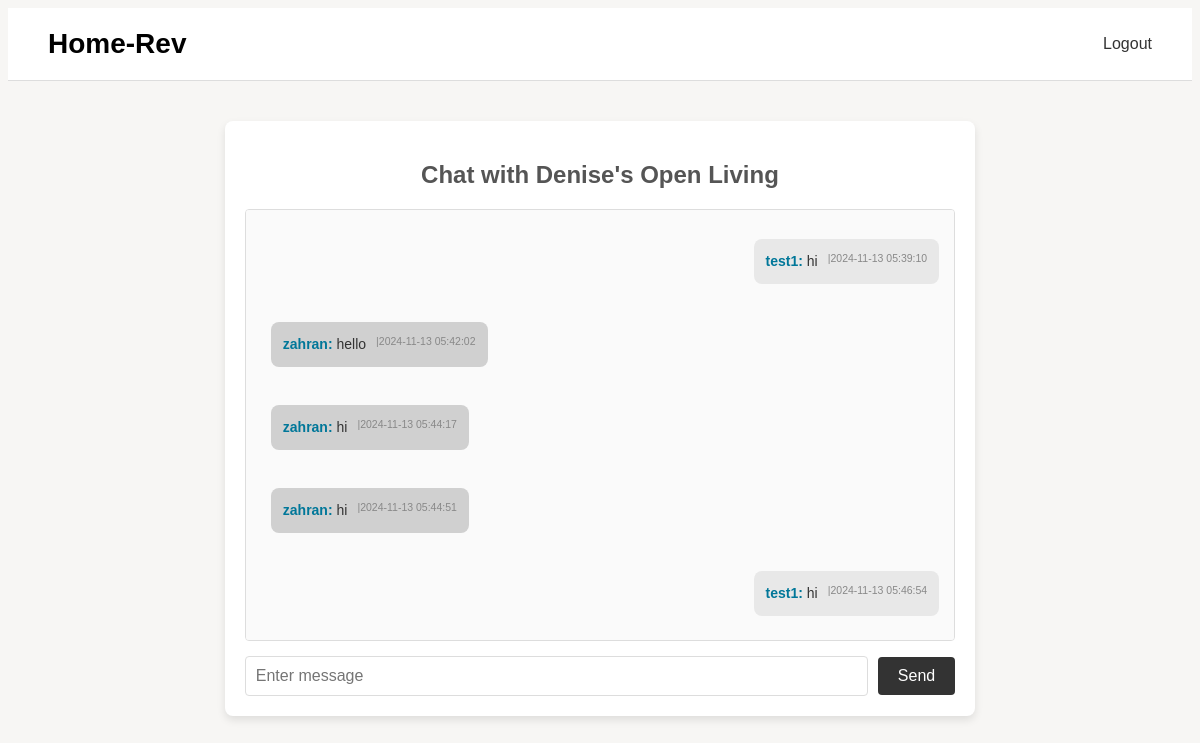
Page /uploader_chat/2/2 (signed in) on the committed database.
### db_setup.py (models this page shows, shortened)
class Project(db.Model):
    id = db.Column(db.Integer, primary_key=True)
    name = db.Column(db.String(100), nullable=False)
    description = db.Column(db.Text, nullable=True)
    price = db.Column(db.Float, nullable=False)
    image_path = db.Column(db.String(255), nullable=True)
    user_id = db.Column(db.Integer, db.ForeignKey('user.id'))  # Foreign key to User
    user = db.relationship('User', backref=db.backref('projects', lazy=True))
    reviews = db.relationship('Review', backref='project', lazy=True)
    room_type = db.Column(db.String(50), nullable=False)  # Type of room: Bedroom, Kitchen, etc.

class Message(db.Model):
    id = db.Column(db.Integer, primary_key=True)
    content = db.Column(db.Text, nullable=False)
    chat_room_id = db.Column(db.Integer, db.ForeignKey('chat_room.id'), nullable=False)
    sender_id = db.Column(db.Integer, db.ForeignKey('user.id'), nullable=False)
    created_at = db.Column(db.DateTime, default=datetime.utcnow)
    is_system_message = db.Column(db.Boolean, default=False)
    read = db.Column(db.Boolean, default=False)
    sender = db.relationship('User', foreign_keys=[sender_id])

class User(db.Model):
    id = db.Column(db.Integer, primary_key=True)
    username = db.Column(db.String(150), unique=True, nullable=False)
    email = db.Column(db.String(150), unique=True, nullable=False)
    password = db.Column(db.String(150), nullable=False)
    bio = db.Column(db.Text, nullable=True)
    rating = db.Column(db.Float, nullable=True)
    is_admin = db.Column(db.Boolean, default=False)  # New column for admin role

### app.py (the view)
@app.route('/uploader_chat/<int:project_id>/<int:chat_room_id>', methods=['GET'])
def uploader_chat(project_id, chat_room_id):
    if 'user_id' not in session:
        flash('Please log in to access the chat', 'danger')
        return redirect(url_for('login'))
    user_id = session['user_id']
    project = Project.query.get(project_id)
    if not project:
        flash('Project not found', 'danger')
        return redirect(url_for('home'))
    if user_id != project.user_id:
        flash('You are not authorized to access this chat.', 'danger')
        return redirect(url_for('home'))
    chat_room = ChatRoom.query.filter_by(id=chat_room_id, project_id=project_id).first()
    if not chat_room:
        flash('Chat room not found', 'danger')
        return redirect(url_for('home'))
    messages = Message.query.filter_by(chat_room_id=chat_room.id).all()
    return render_template('chat.html', project=project, chat_room=chat_room, messages=messages, current_user_id=user_id)

### templates/chat.html (shortened to what this page needs)
<!DOCTYPE html>
<html lang="en">
<head>
</head>
<body>
   <header>
       <div class="left-menu">
           <span class="site-name">Home-Rev</span>
       </div>
       <nav class="right-menu">
           <a href="{{ url_for('logout') }}">Logout</a>
          </nav>
   </header>
    <div class="chat-container">
        <h2>Chat with {{ project.name }}</h2>
        <div id="chat-box">
            {% for message in messages %}
                <p class="message {% if message.sender.username == session['username'] %}sent{% else %}received{% endif %}">
                    <strong>{{ message.sender.username }}:</strong> {{ message.content }}
                    <span class="timestamp">{{ message.timestamp }}|{{message.created_at.strftime("%Y-%m-%d %H:%M:%S")}}</span>
                </p>
            {% endfor %}
        </div>
        <div class="input-container">
            <input type="text" id="messageInput" placeholder="Enter message">
            <button onclick="sendMessage()">Send</button>
        </div>
    </div>
</body>
</html>

### templates/chat.html (style rules this page uses)
body { font-family: 'Poppins', sans-serif; background-color: #f7f6f4; color: #333; }
.chat-container { width: 60%; margin: 40px auto; background: #fff; border-radius: 8px; box-shadow: 0 4px 8px rgba(0,0,0,0.1); padding: 20px; display: flex; flex-direction: column; }
h2 { text-align: center; color: #555; font-weight: 600; }
#chat-box { height: 400px; overflow-y: auto; border: 1px solid #ddd; padding: 15px; background-color: #fafafa; border-radius: 4px; margin-bottom: 15px; display: flex; flex-direction: column; gap: 10px; }
.message { padding: 12px; background-color: #f0ece3; border-radius: 8px; max-width: 75%; font-size: 14px; line-height: 1.5; word-wrap: break-word; margin-left: 10px; }
.message.sent { background-color: #e8e8e8; align-self: flex-end; }
.message.received { background-color: #d0d0d0; align-self: flex-start; }
.message strong { color: #007799; font-weight: 600; }
.timestamp { font-size: 0.75em; color: #888; float: right; margin-left: 10px; }
.input-container { display: flex; align-items: center; }
input[type="text"] { flex: 1; padding: 10px; border-radius: 4px; border: 1px solid #ddd; margin-right: 10px; font-size: 1em; }
button { padding: 10px 20px; background-color: #333; color: #fff; border: none; border-radius: 4px; cursor: pointer; font-size: 16px; }
header { display: flex; justify-content: space-between; align-items: center; padding: 20px 40px; background-color: #ffffff; border-bottom: 1px solid #ddd; }
.site-name { font-size: 28px; font-weight: 600; color: #000; }
nav a { margin-left: 20px; text-decoration: none; color: #333; font-weight: 500; font-size: 16px; transition: color 0.3s ease; }

### rows in the picture
Project: name "Denise's Open Living"
Message: sender.username "test1", content "hi", created_at "2024-11-13 05:39:10"
Message: sender.username "zahran", content "hello", created_at "2024-11-13 05:42:02"
Message: sender.username "zahran", content "hi", created_at "2024-11-13 05:44:17"
Message: sender.username "zahran", content "hi", created_at "2024-11-13 05:44:51"
Message: sender.username "test1", content "hi", created_at "2024-11-13 05:46:54"
